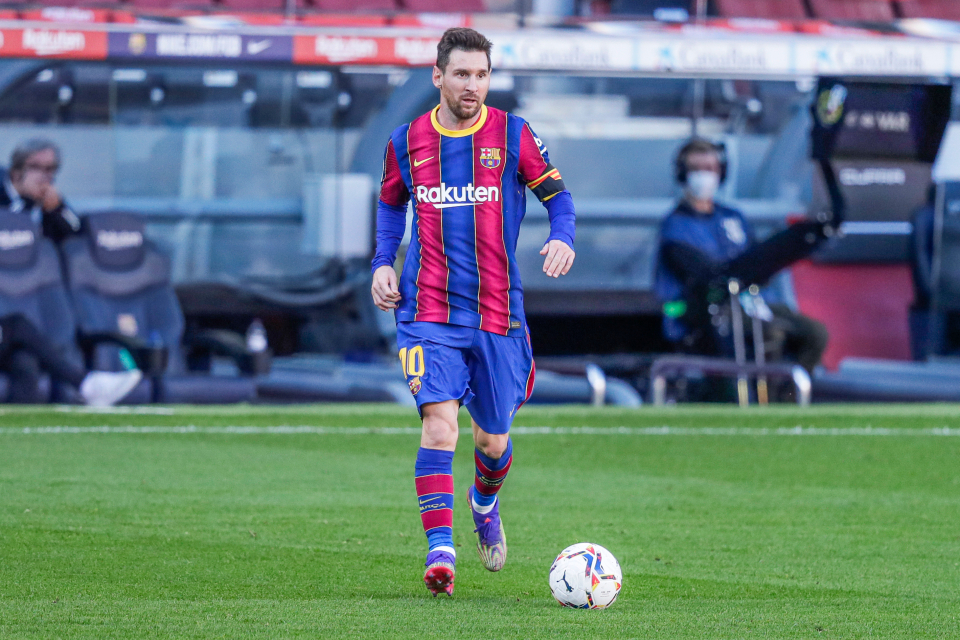
#> input picture images/Lionel-Messi.jpg, 960 x 640 px, found by its file name
$ python imageOperations.py
#> lines starting #> are read from the running program, lines starting #| are printed output that depends on the picture
import cv2 as cv
import numpy as np

img = cv.imread('images/Lionel-Messi.jpg')
#> img is the input picture: shape (640, 960, 3); mean B, G, R 122.1, 119.3, 99.5

cv.imshow("Messi", img)

def translate(img, x, y):
#> called with x = 100, y = 200
    translationMatrix = np.float32([[1, 0, x], [0, 1, y]])
    dimensions= (img.shape[1], img.shape[0])
#> dimensions = (960, 640)
    return cv.warpAffine(img, translationMatrix, dimensions)
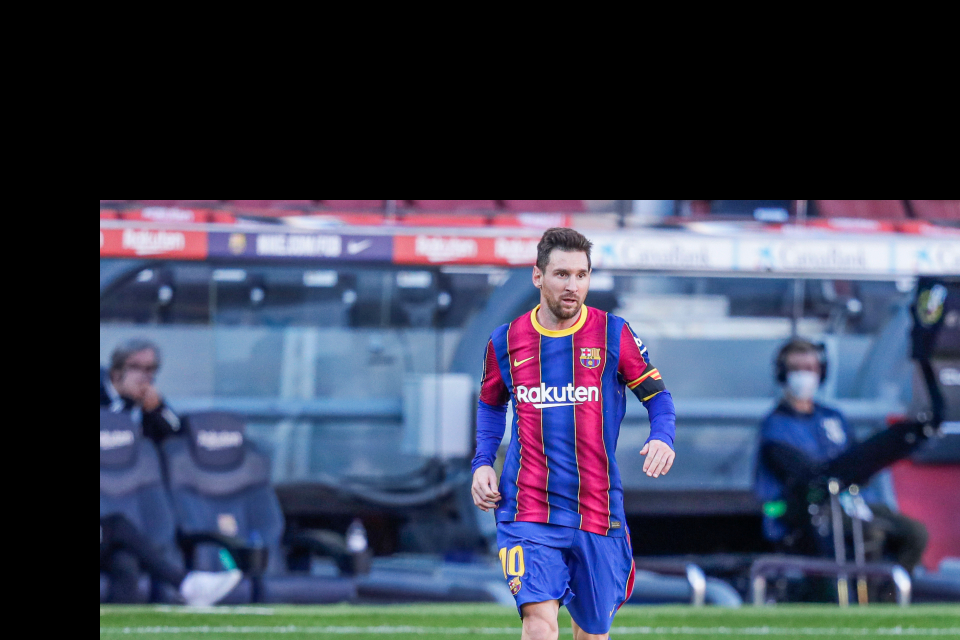
#> returned value: shape (640, 960, 3); mean of channels 0, 1, 2 85.7, 65, 59.9; drawn as B, G, R

# -x --> Left, -y --> Up, x --> Right, y --> Down

def rotate(img, angle, rotPoint=None):
    (height, width) = img.shape[:2]


translated = translate(img, 100, 200)

cv.imshow("Translated Messi", translated)

cv.waitKey(0)
cv.destroyAllWindows()
